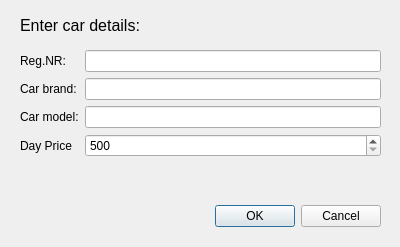
<?xml version="1.0" encoding="UTF-8"?>
<ui version="4.0">
 <class>addCar_D</class>
 <widget class="QDialog" name="addCar_D">
  <property name="geometry">
   <rect>
    <x>0</x>
    <y>0</y>
    <width>400</width>
    <height>247</height>
   </rect>
  </property>
  <property name="windowTitle">
   <string>Add Car</string>
  </property>
  <widget class="QDialogButtonBox" name="buttonBox">
   <property name="geometry">
    <rect>
     <x>40</x>
     <y>200</y>
     <width>341</width>
     <height>32</height>
    </rect>
   </property>
   <property name="orientation">
    <enum>Qt::Horizontal</enum>
   </property>
   <property name="standardButtons">
    <set>QDialogButtonBox::Cancel|QDialogButtonBox::Ok</set>
   </property>
  </widget>
  <widget class="QLabel" name="label">
   <property name="geometry">
    <rect>
     <x>20</x>
     <y>0</y>
     <width>161</width>
     <height>51</height>
    </rect>
   </property>
   <property name="font">
    <font>
     <pointsize>12</pointsize>
    </font>
   </property>
   <property name="text">
    <string>Enter car details:</string>
   </property>
  </widget>
  <widget class="QWidget" name="formLayoutWidget">
   <property name="geometry">
    <rect>
     <x>20</x>
     <y>50</y>
     <width>361</width>
     <height>141</height>
    </rect>
   </property>
   <layout class="QFormLayout" name="formLayout">
    <item row="0" column="0">
     <widget class="QLabel" name="label_2">
      <property name="text">
       <string>Reg.NR:</string>
      </property>
     </widget>
    </item>
    <item row="0" column="1">
     <widget class="QLineEdit" name="lineEdit_regNr">
      <property name="maxLength">
       <number>7</number>
      </property>
     </widget>
    </item>
    <item row="1" column="1">
     <widget class="QLineEdit" name="lineEdit_carBrand"/>
    </item>
    <item row="2" column="1">
     <widget class="QLineEdit" name="lineEdit_carModel"/>
    </item>
    <item row="1" column="0">
     <widget class="QLabel" name="label_3">
      <property name="text">
       <string>Car brand:</string>
      </property>
     </widget>
    </item>
    <item row="2" column="0">
     <widget class="QLabel" name="label_4">
      <property name="text">
       <string>Car model:</string>
      </property>
     </widget>
    </item>
    <item row="3" column="0">
     <widget class="QLabel" name="label_5">
      <property name="text">
       <string>Day Price</string>
      </property>
     </widget>
    </item>
    <item row="3" column="1">
     <widget class="QSpinBox" name="spinBox_dayPrice">
      <property name="buttonSymbols">
       <enum>QAbstractSpinBox::UpDownArrows</enum>
      </property>
      <property name="minimum">
       <number>500</number>
      </property>
      <property name="maximum">
       <number>5000</number>
      </property>
      <property name="value">
       <number>500</number>
      </property>
     </widget>
    </item>
   </layout>
  </widget>
 </widget>
 <resources/>
 <connections>
  <connection>
   <sender>buttonBox</sender>
   <signal>accepted()</signal>
   <receiver>addCar_D</receiver>
   <slot>accept()</slot>
   <hints>
    <hint type="sourcelabel">
     <x>248</x>
     <y>254</y>
    </hint>
    <hint type="destinationlabel">
     <x>157</x>
     <y>274</y>
    </hint>
   </hints>
  </connection>
  <connection>
   <sender>buttonBox</sender>
   <signal>rejected()</signal>
   <receiver>addCar_D</receiver>
   <slot>reject()</slot>
   <hints>
    <hint type="sourcelabel">
     <x>316</x>
     <y>260</y>
    </hint>
    <hint type="destinationlabel">
     <x>286</x>
     <y>274</y>
    </hint>
   </hints>
  </connection>
 </connections>
</ui>
